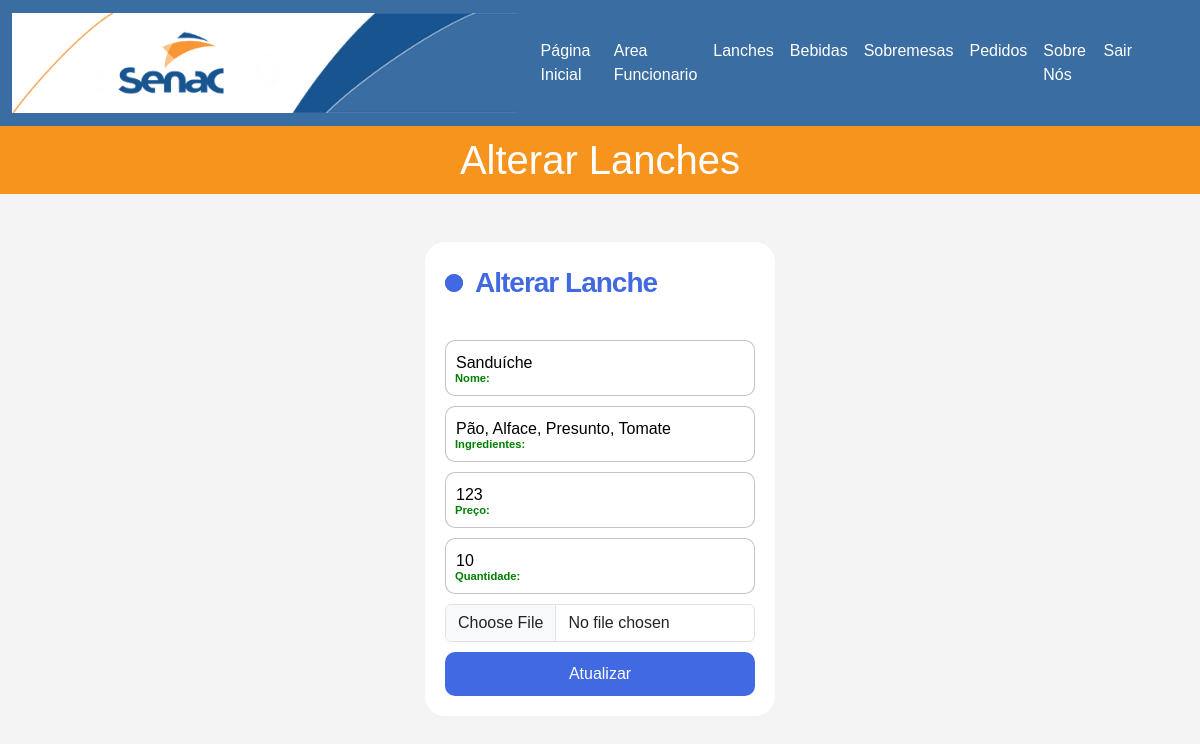
The app's page /teste_mateus/alterar_lanches.php?id_alterar=1 (signed in) with its own data.
### tables this page shows
CREATE TABLE IF NOT EXISTS `lanches` (
  `id_lanches` int(11) NOT NULL AUTO_INCREMENT,
  `nome` varchar(50) NOT NULL,
  `ingredientes` varchar(300) NOT NULL,
  `preco` varchar(20) NOT NULL,
  `quantidade` int(11) NOT NULL,
  `foto` varchar(300) NOT NULL,
  PRIMARY KEY (`id_lanches`)
);

### teste_mateus/alterar_lanches.php (the view, shortened to what this page needs)
<?php
include("conexao.php");
if (isset($_GET["id_alterar"])) {
    $id_alterar = $_GET["id_alterar"];
    $stmt = $mysqli->prepare("SELECT * FROM lanches WHERE id_lanches = ?");
    $stmt->bind_param("i", $id_alterar);
    if (!$stmt->execute()) {
        die("Erro ao executar consulta: " . $stmt->error);
    }
    $result = $stmt->get_result();
    $row = $result->fetch_assoc();
} else {
    die("ID não encontrado na URL.");
}
?>
<!DOCTYPE html>
<html lang="pt-br">
<head>
    <link href="https://cdn.jsdelivr.net/npm/bootstrap@5.3.3/dist/css/bootstrap.min.css" rel="stylesheet"
>
    <link rel="stylesheet" href="gabriell.css">
</head>
<body>
    <?php include("menu.php") ?>
    <header>
        <h1>Alterar Lanches</h1>
    </header>
    <br><br>
    <div class="d-flex justify-content-center">
        <form class="form" method="post" enctype="multipart/form-data">
            <p class="title">Alterar Lanche</p>
            <label>
                <input required="" value="<?php echo $row["nome"] ?>" class="input" name="nome">
                <span>Nome:</span>
            </label>
            <label>
                <input required="" value="<?php echo $row["ingredientes"] ?>" class="input" name="ingredientes">
                <span>Ingredientes:</span>
            </label>
            <label>
                <input required="" value="<?php echo $row["preco"] ?>" class="input" name="preco">
                <span>Preço:</span>
            </label>
            <label>
                <input required="" value="<?php echo $row["quantidade"] ?>" class="input" name="quantidade" type="number" min="0">
                <span>Quantidade:</span>
            </label>
            <label>
                <input type="file" class="form-control" name="foto">
            </label>
            <button class="submit">Atualizar</button>
        </form>
    </div>
</body>
</html>

### teste_mateus/gabriell.css (style rules this page uses)
body { font-family: Arial, sans-serif; margin: 0; padding: 0; }
body { font-family: Arial, sans-serif; margin: 0; padding: 0; background-color: #f4f4f4; }
header { background-color: #f7941d; color: #fff; padding: 10px 0; text-align: center; }
h1 { margin: 0; }
header { color: #fff; }
.form { display: flex; flex-direction: column; gap: 10px; max-width: 350px; background-color: #fff; padding: 20px; border-radius: 20px; position: relative; }
.title { font-size: 28px; color: royalblue; font-weight: 600; letter-spacing: -1px; position: relative; display: flex; align-items: center; padding-left: 30px; }
.title::before,.title::after { position: absolute; content: ""; height: 16px; width: 16px; border-radius: 50%; left: 0px; background-color: royalblue; }
.title::before { width: 18px; height: 18px; background-color: royalblue; }
.title::after { width: 18px; height: 18px; animation: pulse 1s linear infinite; }
.form label { position: relative; }
.form label .input { width: 100%; padding: 10px 10px 20px 10px; outline: 0; border: 1px solid rgba(105, 105, 105, 0.397); border-radius: 10px; }
.form label .input + span { position: absolute; left: 10px; top: 15px; color: grey; font-size: 0.9em; cursor: text; transition: 0.3s ease; }
.form label .input:focus + span,.form label .input:valid + span { top: 30px; font-size: 0.7em; font-weight: 600; }
.form label .input:valid + span { color: green; }
.submit { border: none; outline: none; background-color: royalblue; padding: 10px; border-radius: 10px; color: #fff; font-size: 16px; transform: .3s ease; }

### records on screen
lanches: nome "Sanduíche", ingredientes "Pão, Alface, Presunto, Tomate", preco "123", quantidade "10"
